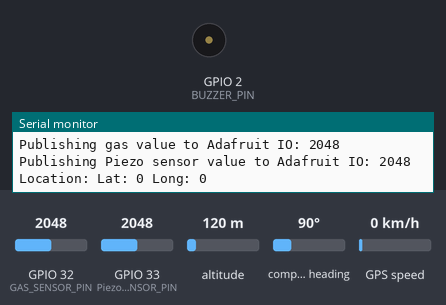
Simulated run of this sketch. Board: ESP32. Shown: buzzer (waves = sounding, pin HIGH), the last lines printed to the serial monitor. Inputs (shaded band) come from the test bench; at power-on: GPIO 32 (GAS_SENSOR_PIN) = 2048, GPIO 33 (Piezo_SENSOR_PIN) = 2048, altitude 120 m, compass heading 90°, GPS speed 0 km/h. WiFi joins after 1.5 s; servers stay silent unless stated; the GPS gets a fix after 3 s at 37.7749, -122.4194 with 8 satellites; no MQTT or app messages arrive unless stated.

Above: at 2.7 s.
2.8 s: GPIO 32 (GAS_SENSOR_PIN) set to 1954
At 3.8 s:
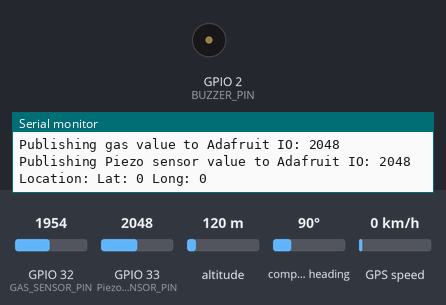
13.5 s: GPIO 32 (GAS_SENSOR_PIN) set to 2040
At 17.4 s:
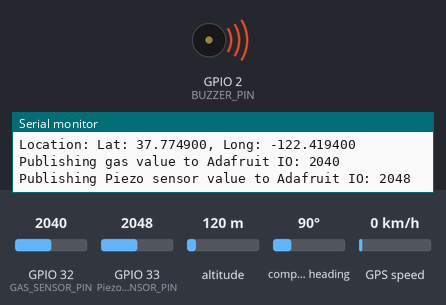
26.1 s: GPIO 32 (GAS_SENSOR_PIN) set to 2866
Timing chart, 0 to 35.6 s (numbered marks = the images above; inputs shaded):
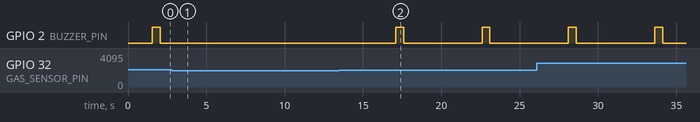

The sketch:

sketch_may3a.ino
```cpp
#include <WiFi.h>
#include <WiFiAP.h>
#include <WiFiClient.h>
#include <WiFiGeneric.h>
#include <WiFiMulti.h>
#include <WiFiSTA.h>
#include <WiFiScan.h>
#include <WiFiServer.h>
#include <WiFiType.h>
#include <WiFiUdp.h>
#include <Wire.h>
#include <TinyGPS++.h>
#include <Adafruit_MQTT.h>
#include <Adafruit_MQTT_Client.h>

#define GAS_SENSOR_PIN 32
#define BUZZER_PIN 2
#define Piezo_SENSOR_PIN 33 // Pin to which the Piezo sensor is connected

TinyGPSPlus gps;
bool gasDetected = false;

#define WLAN_SSID "Acer"
#define WLAN_PASS "a123456b"

// Adafruit IO Setup
#define AIO_SERVER "io.adafruit.com"
#define AIO_SERVERPORT 1883
#define AIO_USERNAME "flamerider12"
#define AIO_KEY "aio_ZbDC53ENPhEIwPrRxTZlT3f90V5r"

WiFiClient client;
Adafruit_MQTT_Client mqtt(&client, AIO_SERVER, AIO_SERVERPORT, AIO_USERNAME, AIO_KEY);

// Adafruit IO Feeds
Adafruit_MQTT_Publish gasFeed = Adafruit_MQTT_Publish(&mqtt, AIO_USERNAME "/feeds/gas");
Adafruit_MQTT_Publish PiezoFeed = Adafruit_MQTT_Publish(&mqtt, AIO_USERNAME "/feeds/piezo");

void MQTT_connect();

void setup() {
  Serial.begin(115200);
  pinMode(GAS_SENSOR_PIN, INPUT);
  pinMode(BUZZER_PIN, OUTPUT);
  pinMode(Piezo_SENSOR_PIN, INPUT);

  Serial.println(); Serial.println();
  Serial.print("Connecting to ");
  Serial.println(WLAN_SSID);

  WiFi.begin(WLAN_SSID, WLAN_PASS);
  while (WiFi.status() != WL_CONNECTED) {
    delay(500);
    Serial.print(".");
  }

  Serial.println();
  Serial.println("WiFi connected");
  Serial.println("IP address: ");
  Serial.println(WiFi.localIP());
}

void loop() {
  // Read gas sensor value
  MQTT_connect();

  int gasValue = analogRead(GAS_SENSOR_PIN);
  publishGasValue(gasValue);

  int PiezoValue = analogRead(Piezo_SENSOR_PIN);
  // Publish Piezo sensor value to Adafruit IO
  publishPiezoValue(PiezoValue);

  if (gasValue > 2000) {
    buzzerAlert();
  }

  readGPSLocation();
  printGPSLocation();

  delay(5000);

  // float latitude = gps.location.lat();
  // float longitude = gps.location.lng();
  // Serial.print("Latitude: ");
  // Serial.println(latitude, 6);
  // Serial.print("Longitude: ");
  // Serial.println(longitude, 6);
}

void buzzerAlert() {
  digitalWrite(BUZZER_PIN, HIGH); // Turn the buzzer on
  delay(500); // Buzz for 1 seconds
  digitalWrite(BUZZER_PIN, LOW); // Turn the buzzer off
}

bool readGPSLocation() {
  while (Serial.available() > 0) {
    if (gps.encode(Serial.read())) {
      return true;
    }
  }
  return false;
}

void printGPSLocation() {
  Serial.print("Location: ");
  if (gps.location.isValid()) {
    Serial.print("Lat: ");
    Serial.print(gps.location.lat(), 6);
    Serial.print(", Long: ");
    Serial.print(gps.location.lng(), 6);
  } else {
    Serial.print("Lat: 0 ");
    Serial.print("Long: 0");
  }
  Serial.println();
}

void publishGasValue(int value) {
  Serial.print("Publishing gas value to Adafruit IO: ");
  Serial.println(value);
  gasFeed.publish((int32_t)value);
}

void publishPiezoValue(int value) {
  Serial.print("Publishing Piezo sensor value to Adafruit IO: ");
  Serial.println(value);
  PiezoFeed.publish((int32_t)value);
}


void MQTT_connect() {
  int8_t ret;

  // Stop if already connected.
  if (mqtt.connected()) {
    return;
  }

  Serial.print("Connecting to MQTT... ");
  uint8_t retries = 3;
  while ((ret = mqtt.connect()) != 0) { // connect will return 0 for connected
    Serial.println(mqtt.connectErrorString(ret));
    Serial.println("Retrying MQTT connection in 5 seconds...");
    mqtt.disconnect();
    delay(5000); // wait 5 seconds
    retries--;
    if (retries == 0) {
      // basically die and wait for WDT to reset me
      while (1);
    }
  }

  Serial.println("MQTT Connected!");
}
```

Measured:
- after the input at 2.8 s, GPIO 2 (BUZZER_PIN): stops changing and stays LOW
- after the input at 13.5 s, GPIO 2 (BUZZER_PIN): alternates HIGH for 0.50 s and LOW for 5.0 s, starting after 3.6 s
